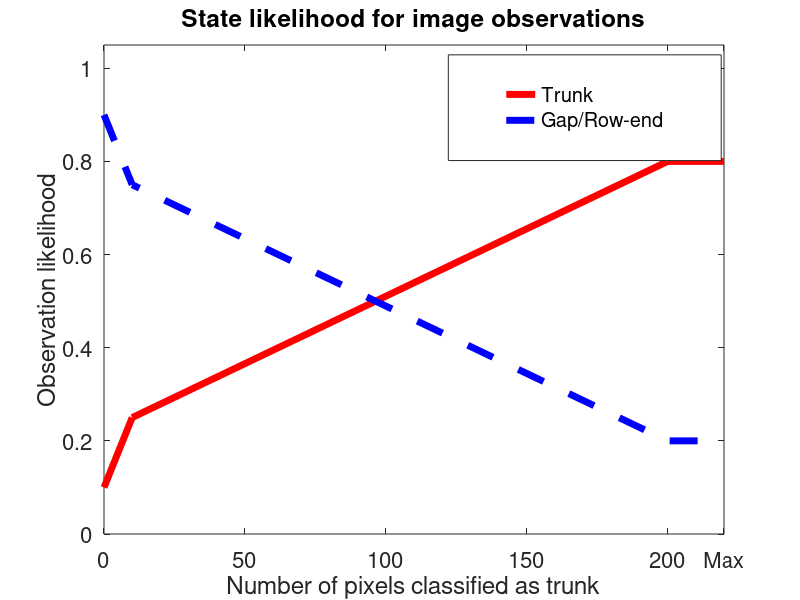
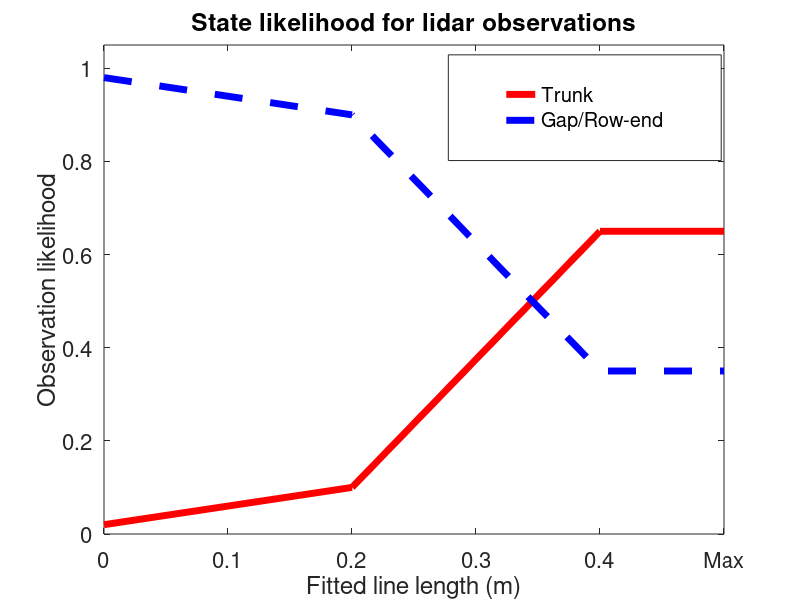
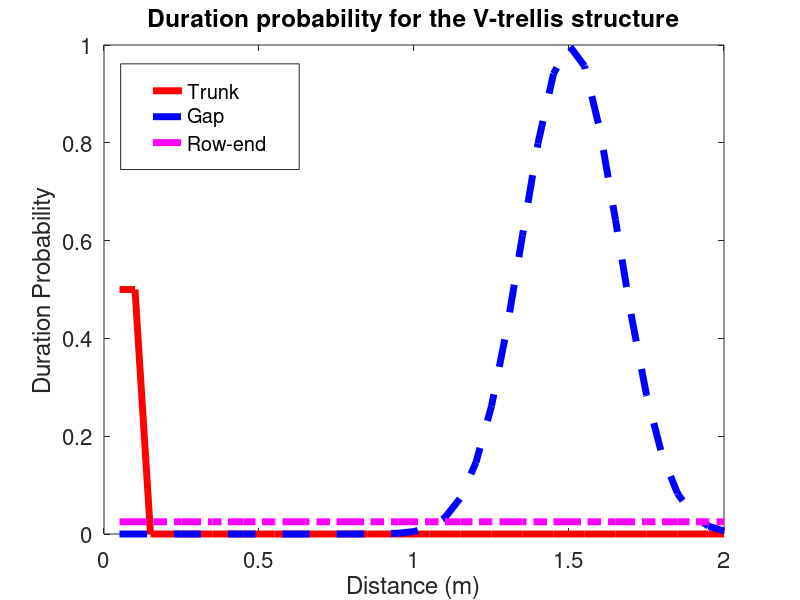

Write MATLAB code to recreate these figures, in order.
% Plot graphs for the paper
%% emission graphs
close all
od = [0 10 200 220];
tr_prob = [0.1 0.25 0.8 0.8];
gp_prob = 1-tr_prob;

figure('color','white')
plot(od,tr_prob,'r-','linewidth',5)
hold on;
plot(od,gp_prob,'b--','linewidth',5)
xlabel('Number of pixels classified as trunk','FontSize',16)
ylim([0 1.05])
ylabel('Observation likelihood','FontSize',16)
h_legend = legend('Trunk','Gap/Row-end');
set(h_legend,'FontSize',16,'Position',[0.5604    0.7324    0.3411    0.1762])
title('State likelihood for image observations','FontSize',16);
xlim([0 max(od)])
strX = {'0','50','100','150','200','Max'};
set(gca,'XTick',[0 50 100 150 200 220],'XTickLabel',strX,'FontSize',16)


od = [0 0.2 0.4 0.5];
tr_prob = [0.02 0.1 0.65 0.65];
gp_prob = 1-tr_prob;

figure('color','white')
plot(od,tr_prob,'r-','linewidth',5)
hold on;
plot(od,gp_prob,'b--','linewidth',5)
xlabel('Fitted line length (m)','FontSize',16)
ylim([0 1.05])
ylabel('Observation likelihood','FontSize',16)
h_legend = legend('Trunk','Gap/Row-end');
set(h_legend,'FontSize',16,'Position',[0.5604    0.7324    0.3411    0.1762])
title('State likelihood for lidar observations','FontSize',16);
xlim([0 max(od)])
strX = {'0','0.1','0.2','0.3','0.4','Max'};
set(gca,'XTick',[0 0.1 0.2 0.3 0.4 0.5],'XTickLabel',strX,'FontSize',16)



mean_trunk_spacing = 1.5040;%1.5276; % Evaluated through ginput
std_trunk_spacing = 0.1551;%0.1722;
trunk_width = 0.1; % All units in metres
gaussianSpacing = [mean_trunk_spacing std_trunk_spacing]/0.05;
uniformDuration=2;
C = zeros(3,40);
C(1,1:uniformDuration(1)) = 1/uniformDuration(1); % Trunk duration
C(2,:) = gaussmf(1:40,fliplr(gaussianSpacing)); % Gap duration
C(3,1:end) = 1/40; % dummy_gap duration
Cx = (1:40)*0.05;
figure('color','white')
plot(Cx,C(1,:),'r-','linewidth',5);hold on;
plot(Cx,C(2,:),'b--','linewidth',5);hold on;
plot(Cx,C(3,:),'m-.','linewidth',5);hold on;
xlabel('Distance (m)','FontSize',16)
ylabel('Duration Probability','FontSize',16)
title('Duration probability for the V-trellis structure','FontSize',16)
h_legend = legend('Trunk','Gap','Row-end');
set(h_legend,'FontSize',16,'Position',[0.1508    0.7174    0.2232    0.1762])
set(gca,'FontSize',16)

return

od = [0 0.2 0.4 0.5];
tr_prob = [0.05 0.2 0.85 0.85];
gp_prob = [1 0.9 0.2 0.2];

strX = {'0','','','','','Max'};
figure('color','white')
plot(od,tr_prob,'r-','linewidth',5)
hold on;
plot(od,gp_prob,'b--','linewidth',5)
xlabel('Lidar observation (m) or image observation (pixel count)')
ylim([0 1.05])
ylabel('Observation likelihood')
h_legend = legend('Trunk','Gap/Row-end');
set(h_legend,'FontSize',16,'Position',[0.1408    0.7329    0.2232    0.1762])
title('State probability for a given observation');
set(gca,'XTick',[0 0.1 0.2 0.3 0.4 0.5],'XTickLabel',strX)



%% Plot tree face with results for pipeline
dataPath='X:\mantis-shrimp\processed\2014-03-31-melbourne-apples\2014-04-02-melbourne-apples\e8n-to-e2s\trunk-segmentation\row2\';
modelPath='X:\mantis-shrimp\processed\2014-03-31-melbourne-apples\2014-04-02-melbourne-apples\e8n-to-e2s\ladybug\images_cropped_undistorted_labels\training\';
d = bin_load([dataPath, 'treeFace.bin'],'d,d,d,ui,ui');
treeFace = d(:,1:3); treeFaceIDX = d(:,end-1); treeFaceTrunkCandidates = d(:,end);
load([dataPath,'segmentedTrunks.mat']);
obsX = obsTotal(:,1);

treeFaceFull = treeFace;
treeFace(treeFace(:,3)>4.5,:) = [];

xrange=[9.5 19];
selTreeFace = treeFace(treeFace(:,1)>xrange(1) & treeFace(:,1)<xrange(2),:);

figure('color','white')
plot(selTreeFace(1:1:end,1),selTreeFace(1:1:end,3),'.'); hold all;
axis equal;
hold on; 
L = statesImage2/max(statesImage2)*max(selTreeFace(:,3))*0.75;
plot(obsX,L,'r-','linewidth',2)
xlim(xrange); axis off

figure('color','white')
plot(selTreeFace(1:1:end,1),selTreeFace(1:1:end,3),'.'); hold all;
axis equal;
hold on; 
L = statesLaser2/max(statesLaser2)*max(selTreeFace(:,3))*0.75;
plot(obsX,L,'r-','linewidth',2)
xlim(xrange); axis off


figure('color','white')
plot(selTreeFace(1:1:end,1),selTreeFace(1:1:end,3),'.'); hold all;
axis equal;
hold on; 
L = obsImage(:,2)/max(obsImage(:,2))*max(selTreeFace(:,3))*0.75;
plot(obsX,L,'r-','linewidth',3);
xlim(xrange); axis off

figure('color','white')
plot(selTreeFace(1:1:end,1),selTreeFace(1:1:end,3),'.'); hold all;
axis equal;
hold on; 
L2 = obsLaser(:,2)/max(obsLaser(:,2))*max(selTreeFace(:,3))*0.75;
plot(obsX,L2,'r-','linewidth',3);
xlim(xrange); axis off

figure('color','white');
[linePos, lineEnds, lineLength, linePointsIDX] = LineFitObservations(treeFaceFull,0,'v-structure');
plot(selTreeFace(1:1:end,1),selTreeFace(1:1:end,3),'.'); hold all;
axis equal;
for k = 1:size(lineEnds,1)
    plot(lineEnds(k,[1 3]),lineEnds(k,[2 4]),'r-','linewidth',2)
end
xlim(xrange); axis off

figure('color','white')
plot(treeFaceFull(1:1:end,1),treeFaceFull(1:1:end,3),'.'); hold all;
axis equal
for i = 1:size(trunkIdxBottom,1)
    ids = trunkIdxBottom{i,2};
    plot(treeFaceFull(ids,1),treeFaceFull(ids,3),'ro');
end
xlim(xrange); axis off

% viewClusterWithImageV2(treeFaceFull(:,1),treeFaceFull(:,3),treeFaceTrunkCandidates,dataPath,modelPath,14.2)
% viewClusterWithImageV2(treeFaceFull(:,1),treeFaceFull(:,3),treeFaceTrunkCandidates,dataPath,modelPath,12.8)

figure('color','white')
plot(treeFaceFull(1:2:end,1),treeFaceFull(1:2:end,3),'.'); hold all;
axis equal;
hold on; 
L = obsImage(:,2)/max(obsImage(:,2))*max(selTreeFace(:,3))*0.75;
plot(obsX,L,'r-','linewidth',3);
xlim(xrange);

figure('color','white')
p1 = plot(selTreeFace(1:1:end,1),selTreeFace(1:1:end,3),'.'); hold all;
axis equal;
hold on; 
L = statesImage2/max(statesImage2)*max(selTreeFace(:,3))*0.75;
p2 = plot(obsX,L,'r-','linewidth',3);hold on;
L2 = statesLaser2/max(statesLaser2)*max(selTreeFace(:,3))*0.75;
p3 = plot(obsX,L2,'g--','linewidth',3);
xlim(xrange); axis off
legend([p2 p3],{'Image and Lidar','Lidar Only'},'FontSize',18)
